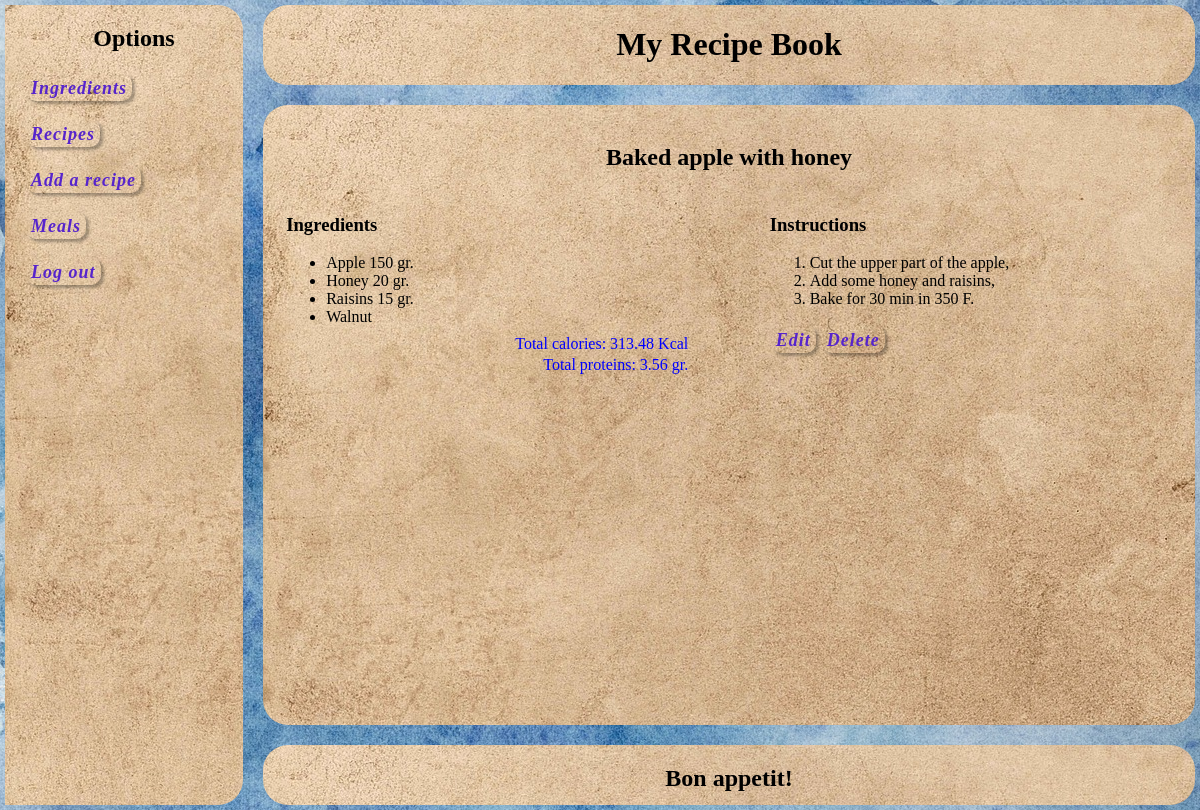
Screenshot of /recipe/2 with the database file from the repository.
### app.py (models this page shows)
    class Recipe(db.Model):
        id = db.Column(db.Integer, primary_key = True)
        title = db.Column(db.String(100), index = True, unique = False)
        author = db.Column(db.String(40), index = True, unique = False)
        instructions = db.Column(db.String(4000), index = True, unique = False)
        ingredients = db.relationship('Ingredients', backref='recipe', lazy='dynamic')

    class Ingredients(db.Model):
        id = db.Column(db.Integer, primary_key = True)
        ingredient=db.Column(db.String(100), index = True, unique = False)
        weight = db.Column(db.Float(), index = True, unique = False)
        calories = db.Column(db.Float(), index = True, unique = False)
        proteins = db.Column(db.Float(), index = True, unique = False)
        recipe_id = db.Column(db.Integer, db.ForeignKey('recipe.id'))

### app.py (the view)
@app.route("/recipe/<int:id>")
def recipe(id): # Здесь ingredients - это совокупность строк из таблицы ингредиентов
    ingredients = Recipe.query.get(id).ingredients.all()
    sum_c=0
    sum_p=0
    for i in range(len(ingredients)):
        sum_c += ingredients[i].calories
        sum_p += ingredients[i].proteins
    sum_cal=round(sum_c,2)
    sum_prot=round(sum_p,2)
    return render_template("recipe.html", recipe_name=Recipe.query.get(id).title,
                           ingredients = Recipe.query.get(id).ingredients.all(),
                           instructions = Recipe.query.get(id).instructions.split('\n'),
                           id=Recipe.query.get(id).id, sum_cal = sum_cal, sum_prot=sum_prot)

### templates/recipe.html (shortened to what this page needs)
  {% extends "base.html" %}
  {% block content %}
    <article id="mainArticle" style="border-radius: 25px;">
      <h2>{{ recipe_name }}</h2>
      <div class =" left_bl ">
        <h3>Ingredients</h3>
        <ul>
            {% for ele in ingredients %}
            <li>{{ ele.ingredient }}</li>
            {% endfor %}
        </ul>
        <p class="right">Total calories: {{sum_cal}} Kcal</p>
        <p class="right">Total proteins: {{sum_prot}} gr.</p>
      </div>
      <div class=" right_bl ">
        <h3>Instructions</h3>
        <ol>
            {% for ele in instructions %}
            <li>{{ ele }}</li>
            {% endfor %}
        </ol>
        <p><a class='one' href="/edit/{{ id }}">Edit</a>
        <a class='one' href="/delete/{{ id }}" onclick="return confirm('Are you sure you want to delete this recipe?')";>Delete</a></p>
      </div>
    </article>
  {% endblock %}

### templates/base.html (shortened to what this page needs)
<!DOCTYPE html>
<html>
    <head>
        <link rel="stylesheet" type= "text/css" href= "{{ url_for('static',filename='styles/style.css') }}">
    </head>
  <body>
    <header id="pageHeader" style="border-radius: 25px;">
        <h1> My Recipe Book </h1>
    </header>
    <nav id="mainNav">
      <p> <h2>Options</h2> </p>
      <p><a class='one' href="/add_products">Ingredients</a></p>
      <p><a class='one' href="/">Recipes</a></p>
      <p><a class='one' href="/add">Add a recipe</a></p>
      <p><a class='one' href="/daily_menu">Meals</a></p>
      <p><a class='one' href="{{ url_for('logout') }}">Log out</a></p>
    </nav>
    <footer id="pageFooter" style="border-radius: 25px;">
        <h2>Bon appetit!</h2>
    </footer>
    {% block content %}
    {% endblock %}
    </body>
</html>

### static/styles/style.css (style rules this page uses)
body { background-color: lightgreen; background-image: url('watercolor.jpg'); display: grid; grid-template-areas: "nav header header" "nav article article" "nav footer footer"; grid-template-rows: 80px 1fr 60px; grid-template-columns: 20% 1fr 1fr; grid-row-gap: 20px; grid-column-gap: 20px; height: 100vh; margin: 5px; }
header { background: rgb(243, 236, 195); background-image: url('wallpaper.jpg'); border-radius: 20px; }
footer { background: rgb(243, 236, 195); background-image: url('wallpaper.jpg'); }
nav { border-top-right-radius: 25px; border-bottom-right-radius: 25px; padding-left: 20px; background: rgb(244, 218, 242); background-image: url('wallpaper.jpg'); position: -webkit-sticky; position: sticky; top: 0; }
div { padding: 1.2em; background: rgb(244, 218, 242); background-image: url('wallpaper.jpg'); width: 100%; }
article { padding: 1.2em; background: rgb(244, 218, 242); background-image: url('wallpaper.jpg'); }
#pageHeader { grid-area: header; }
#pageFooter { grid-area: footer; }
#mainArticle { grid-area: article; }
#mainNav { grid-area: nav; }
h1 { text-align: center; font-family: 'Lucida calligraphy', 'Garamound' }
h2 { text-align: center; font-family: 'Garamound'; }
h3 { font-family: 'Garamound'; }
p { font-family: 'Garamound'; color: blue; font-size: 14; }
.right { font-family: 'Garamound'; color: blue; font-size: 14; text-align: right; line-height: 0.3; }
a { display: inline-block; text-decoration: none; height: 18px; letter-spacing: 1px; margin: 1px 1px; padding: 1px 1px; font-size: 18px; font-style: italic; font-weight: bold; font-family: 'Book Antiqua'; }
.one { border-radius: 10px; color: #5624cc; background-color: transparent; box-shadow: 3px 3px 3px rgba(0, 0, 0, 0.3); padding: 5px; cursor: pointer; }
.right_bl { float: right; display: block; width: 45%; padding: 4px; background-image: none; background-color: rgba(0,0,0,0); }
.left_bl { float: left; display: block; width: 45%; padding: 4px; background-image: none; background-color: rgba(0,0,0,0); }

### rows the page displays
Recipe: title "Baked apple with honey"
Ingredients: ingredient "Apple 150 gr."
Ingredients: ingredient "Honey 20 gr."
Ingredients: ingredient "Raisins 15 gr."
Ingredients: ingredient "Walnut"

### other values shown
{{ sum_cal }} "313.48"
{{ sum_prot }} "3.56"
{{ ele }} "Cut the upper part of the apple," "Add some honey and raisins," "Bake for 30 min in 350 F."
